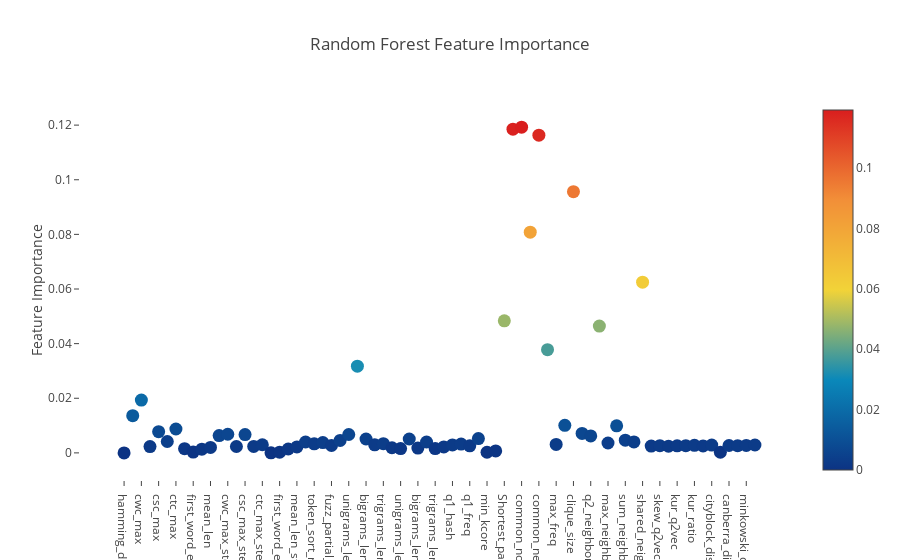

Here is the notebook cell this chart was saved with:
### Code cell
from sklearn.ensemble import RandomForestClassifier
rf = RandomForestClassifier(n_estimators=150, max_depth=15, min_samples_leaf=5, max_features=10, n_jobs=-1, random_state=0)
rf.fit(X_train,Y)
features = np.concatenate((train_groupe_1.columns.values ,train_groupe_2.columns.values ,train_groupe_3.columns.values,train_groupe_4.columns.values,train_groupe_5.columns.values))
print("----- Training Done -----Printing Score")
print(rf.score(X_train,Y))
# Scatter plot 
fi(rf,'Random Forest')

### Figure 1 — Plotly figure (JSON) as saved in the notebook; plotly's stock layout.template omitted (floating-point values rounded to 4 significant figures)
{"data": [{"marker": {"color": [3.379e-07, 0.01363, 0.01934, 0.002297, 0.007747, 0.004167, 0.00874, 0.001554, 0.0003073, 0.001342, 0.001982, 0.006344, 0.006817, 0.002327, 0.006697, 0.002354, 0.002968, 2.378e-05, 0.0002656, 0.001417, 0.002162, 0.003979, 0.003298, 0.003774, 0.002728, 0.004543, 0.006732, 0.03174, 0.005079, 0.002961, 0.003386, 0.00188, 0.001572, 0.005077, 0.001752, 0.003977, 0.001575, 0.002195, 0.002927, 0.003215, 0.002566, 0.005229, 0.0002374, 0.0007046, 0.04833, 0.1185, 0.1193, 0.0808, 0.1163, 0.03779, 0.003094, 0.01008, 0.09564, 0.007122, 0.006191, 0.04644, 0.003622, 0.009914, 0.004637, 0.003994, 0.06251, 0.002487, 0.002651, 0.002429, 0.002586, 0.00264, 0.002772, 0.002548, 0.002852, 0.000225, 0.002698, 0.002641, 0.00272, 0.002892], "colorscale": "Portland", "showscale": true, "size": 13, "sizemode": "diameter", "sizeref": 1}, "mode": "markers", "text": ["hamming_distance", "cwc_min", "cwc_max", "csc_min", "csc_max", "ctc_min", "ctc_max", "last_word_eq", "first_word_eq", "abs_len_diff", "mean_len", "cwc_min_stem", "cwc_max_stem", "csc_min_stem", "csc_max_stem", "ctc_min_stem", "ctc_max_stem", "last_word_eq_stem", "first_word_eq_stem", "abs_len_diff_stem", "mean_len_stem", "token_set_ratio", "token_sort_ratio", "fuzz_ratio", "fuzz_partial_ratio", "longest_substr_ratio", "unigrams_len", "unigrams_ratio", "bigrams_len", "bigrams_ratio", "trigrams_len", "trigrams_ratio", "unigrams_len_stem", "unigrams_ratio_stem", "bigrams_len_stem", "bigrams_ratio_stem", "trigrams_len_stem", "trigrams_ratio_stem", "q1_hash", "q2_hash", "q1_freq", "q2_freq", "min_kcore", "max_kcore", "Shortest_path", "common_nofn_ratio", "common_nofn_count", "common_neighbor_count", "common_neighbor_ratio", "min_freq", "max_freq", "pagerank_ratio", "clique_size", "q1_neighbor_count", "q2_neighbor_count", "min_neighbor_count", "max_neighbor_count", "mean_neighbor_count", "sum_neighbor_count", "diff_neighbor_count", "shared_neighbor_count", "skew_q1vec", "skew_q2vec", "kur_q1vec", "kur_q2vec", "skew_ratio", "kur_ratio", "cosine_distance", "cityblock_distance", "jaccard_distance", "canberra_distance", "euclidean_distance", "minkowski_distance", "braycurtis_distance"], "type": "scatter", "x": ["hamming_distance", "cwc_min", "cwc_max", "csc_min", "csc_max", "ctc_min", "ctc_max", "last_word_eq", "first_word_eq", "abs_len_diff", "mean_len", "cwc_min_stem", "cwc_max_stem", "csc_min_stem", "csc_max_stem", "ctc_min_stem", "ctc_max_stem", "last_word_eq_stem", "first_word_eq_stem", "abs_len_diff_stem", "mean_len_stem", "token_set_ratio", "token_sort_ratio", "fuzz_ratio", "fuzz_partial_ratio", "longest_substr_ratio", "unigrams_len", "unigrams_ratio", "bigrams_len", "bigrams_ratio", "trigrams_len", "trigrams_ratio", "unigrams_len_stem", "unigrams_ratio_stem", "bigrams_len_stem", "bigrams_ratio_stem", "trigrams_len_stem", "trigrams_ratio_stem", "q1_hash", "q2_hash", "q1_freq", "q2_freq", "min_kcore", "max_kcore", "Shortest_path", "common_nofn_ratio", "common_nofn_count", "common_neighbor_count", "common_neighbor_ratio", "min_freq", "max_freq", "pagerank_ratio", "clique_size", "q1_neighbor_count", "q2_neighbor_count", "min_neighbor_count", "max_neighbor_count", "mean_neighbor_count", "sum_neighbor_count", "diff_neighbor_count", "shared_neighbor_count", "skew_q1vec", "skew_q2vec", "kur_q1vec", "kur_q2vec", "skew_ratio", "kur_ratio", "cosine_distance", "cityblock_distance", "jaccard_distance", "canberra_distance", "euclidean_distance", "minkowski_distance", "braycurtis_distance"], "y": [3.379e-07, 0.01363, 0.01934, 0.002297, 0.007747, 0.004167, 0.00874, 0.001554, 0.0003073, 0.001342, 0.001982, 0.006344, 0.006817, 0.002327, 0.006697, 0.002354, 0.002968, 2.378e-05, 0.0002656, 0.001417, 0.002162, 0.003979, 0.003298, 0.003774, 0.002728, 0.004543, 0.006732, 0.03174, 0.005079, 0.002961, 0.003386, 0.00188, 0.001572, 0.005077, 0.001752, 0.003977, 0.001575, 0.002195, 0.002927, 0.003215, 0.002566, 0.005229, 0.0002374, 0.0007046, 0.04833, 0.1185, 0.1193, 0.0808, 0.1163, 0.03779, 0.003094, 0.01008, 0.09564, 0.007122, 0.006191, 0.04644, 0.003622, 0.009914, 0.004637, 0.003994, 0.06251, 0.002487, 0.002651, 0.002429, 0.002586, 0.00264, 0.002772, 0.002548, 0.002852, 0.000225, 0.002698, 0.002641, 0.00272, 0.002892]}], "layout": {"autosize": true, "hovermode": "closest", "showlegend": false, "title": "Random Forest Feature Importance", "xaxis": {"showgrid": false, "showline": false, "ticklen": 5, "zeroline": false}, "yaxis": {"gridwidth": 2, "showgrid": false, "ticklen": 5, "title": "Feature Importance", "zeroline": false}}}
